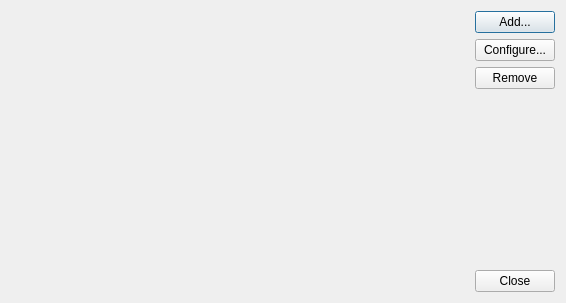
<?xml version="1.0" encoding="UTF-8"?>
<ui version="4.0">
 <class>ResourceConfigDialog</class>
 <widget class="QDialog" name="ResourceConfigDialog">
  <property name="geometry">
   <rect>
    <x>0</x>
    <y>0</y>
    <width>566</width>
    <height>303</height>
   </rect>
  </property>
  <property name="windowTitle">
   <string>Dialog</string>
  </property>
  <layout class="QVBoxLayout" name="verticalLayout_2">
   <item>
    <layout class="QHBoxLayout" name="horizontalLayout">
     <item>
      <widget class="Akonadi::AgentInstanceWidget" name="resources" native="true">
       <property name="sizePolicy">
        <sizepolicy hsizetype="MinimumExpanding" vsizetype="Preferred">
         <horstretch>0</horstretch>
         <verstretch>0</verstretch>
        </sizepolicy>
       </property>
      </widget>
     </item>
     <item>
      <layout class="QVBoxLayout" name="verticalLayout">
       <item>
        <widget class="QPushButton" name="addResource">
         <property name="text">
          <string>Add...</string>
         </property>
        </widget>
       </item>
       <item>
        <widget class="QPushButton" name="configureResource">
         <property name="text">
          <string>Configure...</string>
         </property>
        </widget>
       </item>
       <item>
        <widget class="QPushButton" name="removeResource">
         <property name="text">
          <string>Remove</string>
         </property>
        </widget>
       </item>
       <item>
        <spacer name="verticalSpacer">
         <property name="orientation">
          <enum>Qt::Vertical</enum>
         </property>
         <property name="sizeHint" stdset="0">
          <size>
           <width>20</width>
           <height>40</height>
          </size>
         </property>
        </spacer>
       </item>
      </layout>
     </item>
    </layout>
   </item>
   <item>
    <widget class="QDialogButtonBox" name="buttonBox">
     <property name="orientation">
      <enum>Qt::Horizontal</enum>
     </property>
     <property name="standardButtons">
      <set>QDialogButtonBox::Close</set>
     </property>
    </widget>
   </item>
  </layout>
 </widget>
 <customwidgets>
  <customwidget>
   <class>Akonadi::AgentInstanceWidget</class>
   <extends>QWidget</extends>
   <header location="global">akonadi/agentinstancewidget.h</header>
   <container>1</container>
  </customwidget>
 </customwidgets>
 <resources/>
 <connections>
  <connection>
   <sender>buttonBox</sender>
   <signal>accepted()</signal>
   <receiver>ResourceConfigDialog</receiver>
   <slot>accept()</slot>
   <hints>
    <hint type="sourcelabel">
     <x>248</x>
     <y>254</y>
    </hint>
    <hint type="destinationlabel">
     <x>157</x>
     <y>274</y>
    </hint>
   </hints>
  </connection>
  <connection>
   <sender>buttonBox</sender>
   <signal>rejected()</signal>
   <receiver>ResourceConfigDialog</receiver>
   <slot>reject()</slot>
   <hints>
    <hint type="sourcelabel">
     <x>316</x>
     <y>260</y>
    </hint>
    <hint type="destinationlabel">
     <x>286</x>
     <y>274</y>
    </hint>
   </hints>
  </connection>
 </connections>
</ui>
